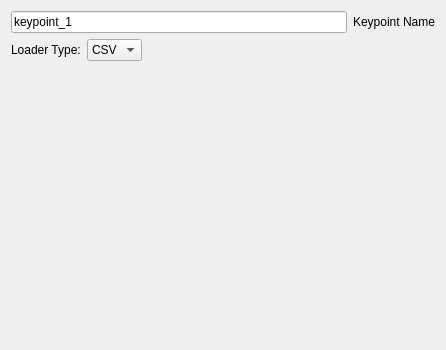
<?xml version="1.0" encoding="UTF-8"?>
<ui version="4.0">
 <class>Point_Loader_Widget</class>
 <widget class="QWidget" name="Point_Loader_Widget">
  <property name="geometry">
   <rect>
    <x>0</x>
    <y>0</y>
    <width>446</width>
    <height>350</height>
   </rect>
  </property>
  <property name="windowTitle">
   <string>Form</string>
  </property>
  <layout class="QVBoxLayout" name="mainVerticalLayout">
   <item>
    <layout class="QHBoxLayout" name="dataNameLayout">
     <item>
      <widget class="QLineEdit" name="data_name_text">
       <property name="text">
        <string>keypoint_1</string>
       </property>
      </widget>
     </item>
     <item>
      <widget class="QLabel" name="label_data_name">
       <property name="text">
        <string>Keypoint Name</string>
       </property>
      </widget>
     </item>
    </layout>
   </item>
   <item>
    <layout class="QHBoxLayout" name="loaderTypeLayout">
     <item>
      <widget class="QLabel" name="label_loader_type">
       <property name="text">
        <string>Loader Type:</string>
       </property>
      </widget>
     </item>
     <item>
      <widget class="QComboBox" name="loader_type_combo">
       <item>
        <property name="text">
         <string>CSV</string>
        </property>
       </item>
      </widget>
     </item>
     <item>
      <spacer name="loaderTypeSpacer">
       <property name="orientation">
        <enum>Qt::Orientation::Horizontal</enum>
       </property>
       <property name="sizeHint" stdset="0">
        <size>
         <width>40</width>
         <height>20</height>
        </size>
       </property>
      </spacer>
     </item>
    </layout>
   </item>
   <item>
    <widget class="QStackedWidget" name="stacked_loader_options">
     <property name="currentIndex">
      <number>0</number>
     </property>
     <widget class="CSVPointLoader_Widget" name="csv_point_loader_widget"/>
    </widget>
   </item>
   <item>
    <widget class="Scaling_Widget" name="scaling_widget" native="true"/>
   </item>
   <item>
    <spacer name="verticalSpacer">
     <property name="orientation">
      <enum>Qt::Orientation::Vertical</enum>
     </property>
     <property name="sizeHint" stdset="0">
      <size>
       <width>20</width>
       <height>40</height>
      </size>
     </property>
    </spacer>
   </item>
  </layout>
 </widget>
 <customwidgets>
  <customwidget>
   <class>Scaling_Widget</class>
   <extends>QWidget</extends>
   <header>Scaling_Widget/Scaling_Widget.hpp</header>
   <container>1</container>
  </customwidget>
  <customwidget>
   <class>CSVPointLoader_Widget</class>
   <extends>QWidget</extends>
   <header>Points/CSV/CSVPointLoader_Widget.hpp</header>
   <container>1</container>
  </customwidget>
 </customwidgets>
 <resources/>
 <connections/>
</ui>
